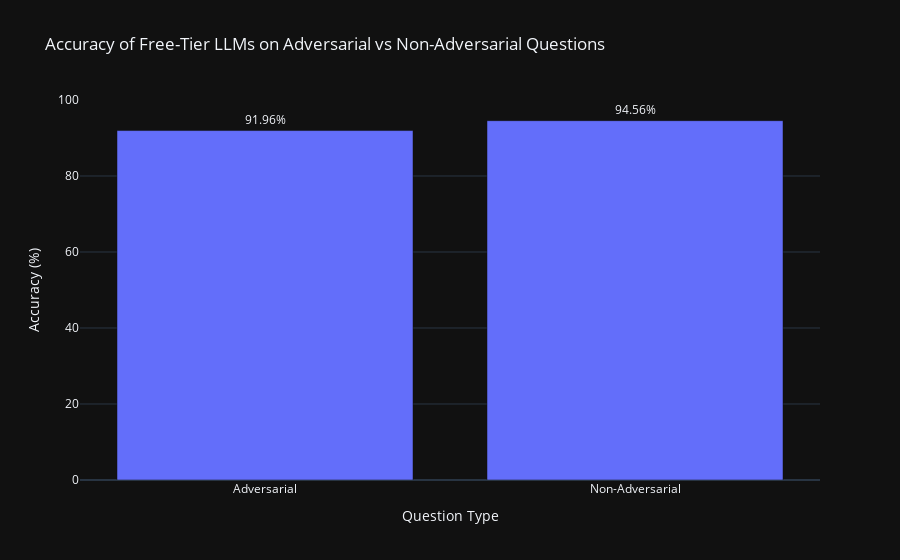

The code cell stored with this chart in its notebook:
### Markdown cell above
#### What is the accuracy of current free-tier reasoning large language models on adversarial and non-adversarial questions?

### Code cell
type_accuracy = df.groupby('type')['is_correct'].mean().reset_index()
type_accuracy['accuracy_percent'] = type_accuracy['is_correct'] * 100

import plotly.express as px

fig = px.bar(
    type_accuracy,
    x='type',
    y='accuracy_percent',
    title='Accuracy of Free-Tier LLMs on Adversarial vs Non-Adversarial Questions',
    text='accuracy_percent',
    labels={'type': 'Question Type', 'accuracy_percent': 'Accuracy (%)'},
)

fig.update_traces(texttemplate='%{text:.2f}%', textposition='outside')
fig.update_layout(yaxis_range=[0, 100])
fig.show()

### Figure 1 — Plotly figure (JSON) as saved in the notebook; plotly's stock layout.template omitted (floating-point values rounded to 4 significant figures)
{"data": [{"hovertemplate": "Question Type=%{x}<br>Accuracy (%)=%{text}<extra></extra>", "legendgroup": "", "marker": {"color": "#636efa", "pattern": {"shape": ""}}, "name": "", "orientation": "v", "showlegend": false, "text": [91.96, 94.56], "textposition": "outside", "texttemplate": "%{text:.2f}%", "type": "bar", "x": ["Adversarial", "Non-Adversarial"], "xaxis": "x", "y": [91.96, 94.56], "yaxis": "y"}], "layout": {"barmode": "relative", "legend": {"tracegroupgap": 0}, "title": {"text": "Accuracy of Free-Tier LLMs on Adversarial vs Non-Adversarial Questions"}, "xaxis": {"anchor": "y", "domain": [0, 1], "title": {"text": "Question Type"}}, "yaxis": {"anchor": "x", "domain": [0, 1], "range": [0, 100], "title": {"text": "Accuracy (%)"}}}}
